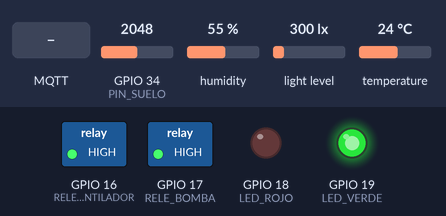
The sketch below on a simulated ESP32. Parts: switched loads named in the sketch (green lamp = pin HIGH), output pins drawn as LEDs (lit = HIGH). Inputs (shaded band) come from the test bench; at power-on: GPIO 34 (PIN_SUELO) = 2048, humidity 55 %, light level 300 lx, temperature 24 °C. WiFi joins after 1.5 s; servers stay silent unless stated; no MQTT or app messages arrive unless stated; what the sketch prints to the serial monitor is not drawn.

Above: at 3.7 s.
3.8 s: MQTT message "on" arrives on the first subscribed topic
At 4.3 s:
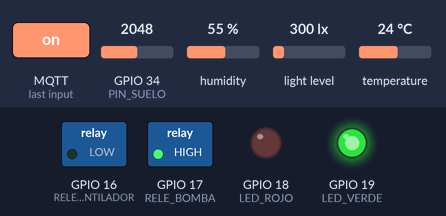
5.3 s: MQTT message "on" arrives on the second subscribed topic
At 6.5 s:
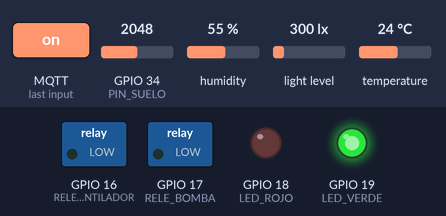
6.8 s: MQTT message "off" arrives on the first subscribed topic
At 7.8 s:
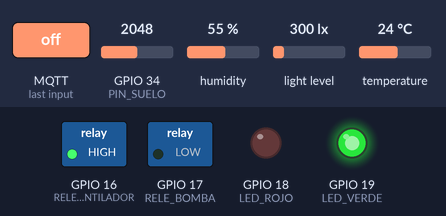
Timing chart, 0 to 9.8 s (numbered marks = the images above; inputs shaded):
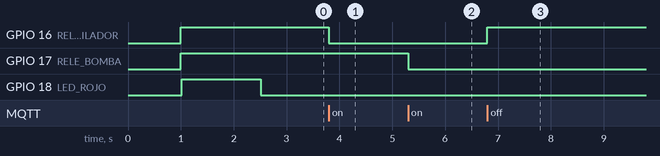

The sketch:

codigo_esp32_invernadero.ino
```cpp
#include <WiFi.h>          // Conexión WiFi
#include <PubSubClient.h>  // Comunicación MQTT
#include <Wire.h>          // Comunicación I2C
#include <BH1750.h>        // Sensor de luminosidad BH1750
#include "DHT.h"           // Sensor DHT22


//  CONFIGURACIÓN WIFI Y MQTT
const char* ssid        = "TFG-INV";
const char* password    = "******";
const char* mqtt_server = "192.168.1.139";
const int   mqtt_port   = 1883;

WiFiClient espClient;
PubSubClient client(espClient);

//  CONFIGURACIÓN DE PINES
// Sensor DHT22
#define PIN_DHT    27
#define DHTTYPE    DHT22
// Sensor humedad suelo
#define PIN_SUELO  34
// LEDs indicadores WiFi
#define LED_ROJO   18
#define LED_VERDE  19
// Relés
#define RELE_VENTILADOR 16
#define RELE_BOMBA      17
// Relés activos en LOW
#define RELE_ON   LOW
#define RELE_OFF  HIGH

//  OBJETOS DE SENSORES
DHT dht(PIN_DHT, DHTTYPE);
BH1750 lightMeter;

//VARIABLES DE CONTROL
unsigned long lastMsg = 0;
const long intervaloEnvio = 5000;

//ACTUALIZACIÓN LEDS WIFI
void actualizarLedsWifi() {
  if (WiFi.status() == WL_CONNECTED) {
    digitalWrite(LED_VERDE, HIGH);
    digitalWrite(LED_ROJO, LOW);
  } else {
    digitalWrite(LED_VERDE, LOW);
    digitalWrite(LED_ROJO, HIGH);
  }
}

//CONEXIÓN WIFI
void setup_wifi() {
  delay(10);
  Serial.println();
  Serial.print("Conectando a ");
  Serial.println(ssid);
  WiFi.mode(WIFI_STA);
  WiFi.begin(ssid, password);
  digitalWrite(LED_ROJO, HIGH);
  digitalWrite(LED_VERDE, LOW);
  while (WiFi.status() != WL_CONNECTED) {
    delay(500);
    Serial.print(".");
  }
  actualizarLedsWifi();
  Serial.println("");
  Serial.println("WiFi conectado");
  Serial.print("IP ESP32: ");
  Serial.println(WiFi.localIP());
}

// RECEPCIÓN MQTT
void callback(char* topic, byte* payload, unsigned int length) {
  String msg;
  for (unsigned int i = 0; i < length; i++) {
    msg += (char)payload[i];
  }
  msg.trim();
  msg.toLowerCase();
  Serial.print("Mensaje MQTT [");
  Serial.print(topic);
  Serial.print("] ");
  Serial.println(msg);
  if (String(topic) == "invernadero/ventilador") {  //  CONTROL VENTILADOR
    if (msg == "on") {
      digitalWrite(RELE_VENTILADOR, RELE_ON);
    }
    if (msg == "off") {
      digitalWrite(RELE_VENTILADOR, RELE_OFF);
    }
  }
  if (String(topic) == "invernadero/bomba") { //  CONTROL BOMBA
    if (msg == "on") {
      digitalWrite(RELE_BOMBA, RELE_ON);
    }
    if (msg == "off") {
      digitalWrite(RELE_BOMBA, RELE_OFF);
    }
  }
}

//  RECONEXIÓN MQTT
void reconnect() {
  while (!client.connected() && WiFi.status() == WL_CONNECTED) {
    Serial.print("Conectando a MQTT...");
    if (client.connect("ESP32-invernadero")) {
      Serial.println(" conectado");
      client.subscribe("invernadero/ventilador");
      client.subscribe("invernadero/bomba");
    } else {
      Serial.print(" fallo, rc=");
      Serial.print(client.state());
      Serial.println(" reintentando en 5 segundos");
      delay(5000);
    }
  }
}

//  CONFIGURACIÓN INICIAL
void setup() {
  Serial.begin(115200);
  delay(1000);
  pinMode(RELE_VENTILADOR, OUTPUT); //  CONFIGURACIÓN RELÉS
  pinMode(RELE_BOMBA, OUTPUT);
  digitalWrite(RELE_VENTILADOR, RELE_OFF);
  digitalWrite(RELE_BOMBA, RELE_OFF);
  pinMode(LED_ROJO, OUTPUT);  //  CONFIGURACIÓN LEDS
  pinMode(LED_VERDE, OUTPUT);
  digitalWrite(LED_ROJO, LOW);
  digitalWrite(LED_VERDE, LOW);
  Wire.begin(21, 22); //  INICIO I2C
  dht.begin();  //  INICIO SENSORES
  lightMeter.begin();
  setup_wifi(); //  CONEXIÓN WIFI
  client.setServer(mqtt_server, mqtt_port); //  CONFIGURACIÓN MQTT
  client.setCallback(callback);
  Serial.println("Sistema iniciado correctamente");
}


//  ENVÍO DATOS SENSORES
void enviarDatosSensores() {
  float temperatura = dht.readTemperature();  // Lectura temperatura
  float humedad = dht.readHumidity(); // Lectura humedad ambiente
  float luz = lightMeter.readLightLevel();  // Lectura luminosidad
  int suelo = analogRead(PIN_SUELO);  // Lectura humedad suelo
  Serial.print("Temperatura: ");  //  MOSTRAR DATOS POR SERIAL
  Serial.print(temperatura);
  Serial.print(" °C | Humedad: ");
  Serial.print(humedad);
  Serial.print(" % | Luz: ");
  Serial.print(luz);
  Serial.print(" lux | Suelo: ");
  Serial.println(suelo);
  String payload = "{"; //  CREACIÓN JSON
  payload += "\"temperatura\":";
  payload += String(temperatura, 2);
  payload += ",";
  payload += "\"humedad\":";
  payload += String(humedad, 2);
  payload += ",";
  payload += "\"luz\":";
  payload += String(luz, 2);
  payload += ",";
  payload += "\"suelo\":";
  payload += String(suelo);
  payload += "}";
  if (WiFi.status() == WL_CONNECTED && client.connected()) { // ENVÍO MQTT
    client.publish("invernadero/sensores", payload.c_str());
    Serial.println("Datos enviados por MQTT");
  }
}


//  BUCLE PRINCIPAL
void loop() {
  actualizarLedsWifi();
  if (WiFi.status() == WL_CONNECTED) {  // COMPROBAR MQTT
    if (!client.connected()) {
      reconnect();
    }
    client.loop();
  }

//  ENVÍO PERIÓDICO
  unsigned long now = millis();
  if (now - lastMsg > intervaloEnvio) {
    lastMsg = now;
    enviarDatosSensores();
  }
}
```

Measured:
- after the input at 3.8 s, GPIO 16 (RELE_VENTILADOR): HIGH → LOW at once
- after the input at 5.3 s, GPIO 17 (RELE_BOMBA): HIGH → LOW at once
- after the input at 6.8 s, GPIO 16 (RELE_VENTILADOR): LOW → HIGH at once
